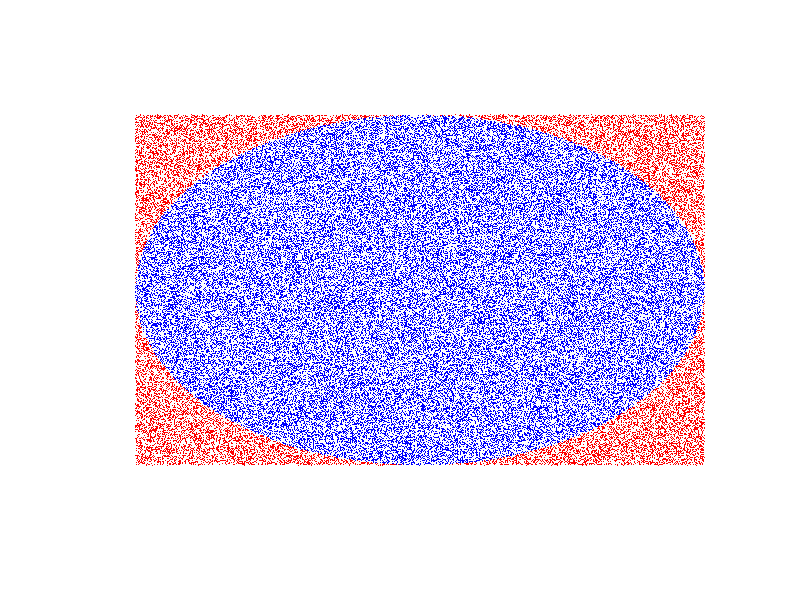
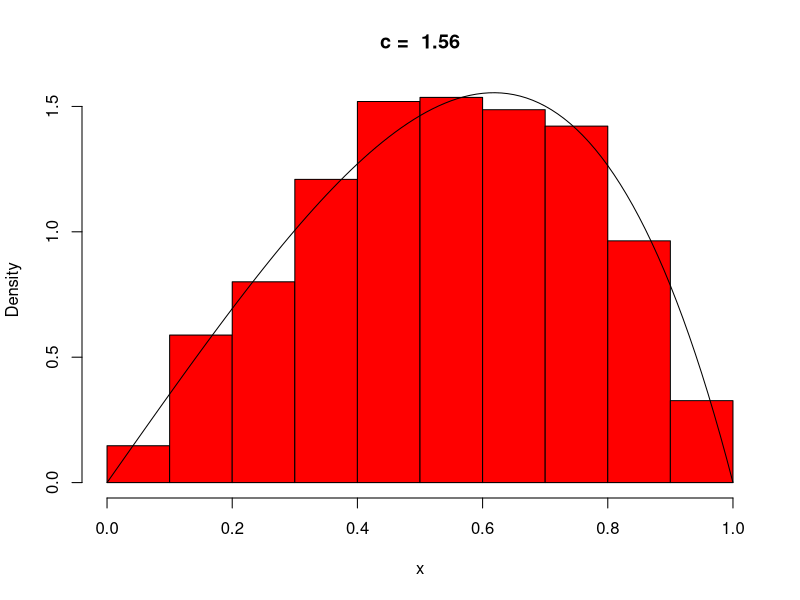
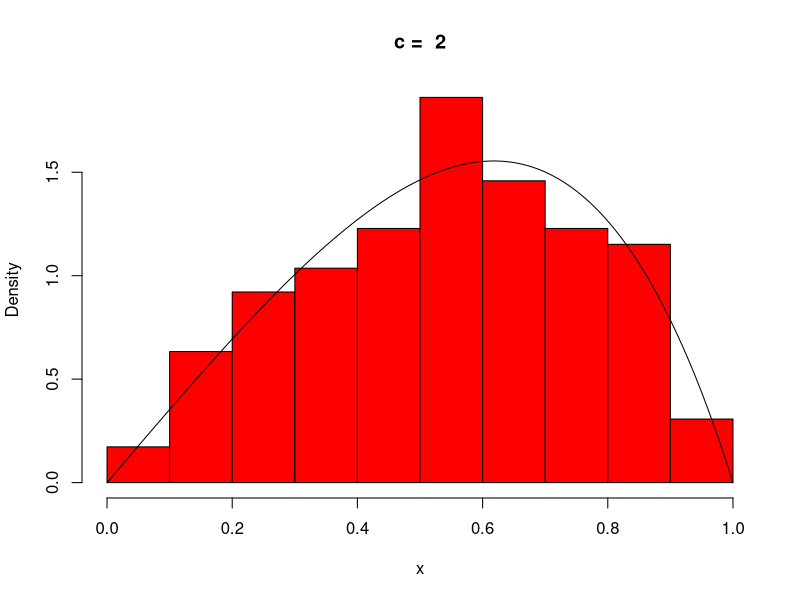
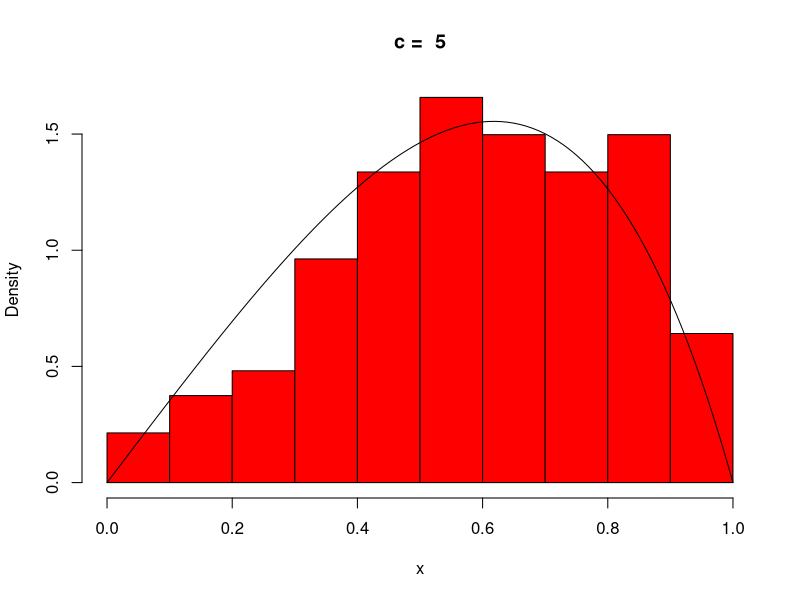
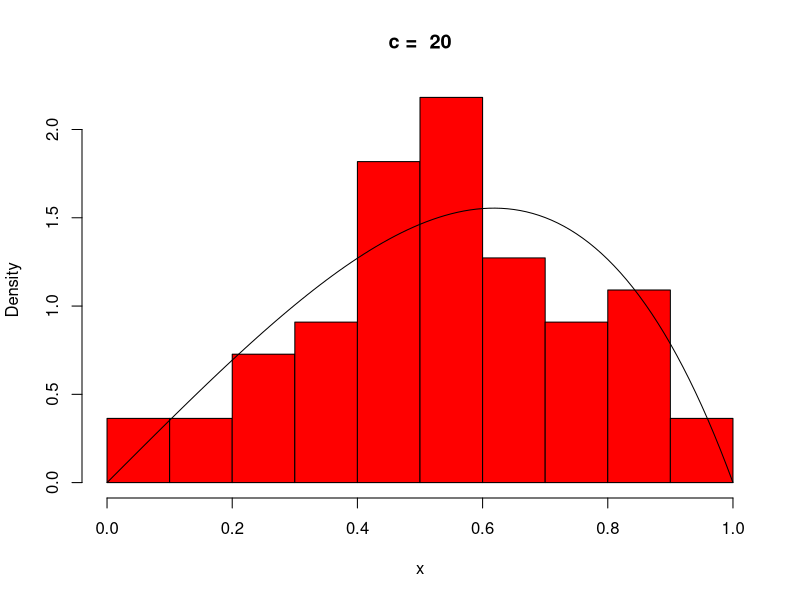
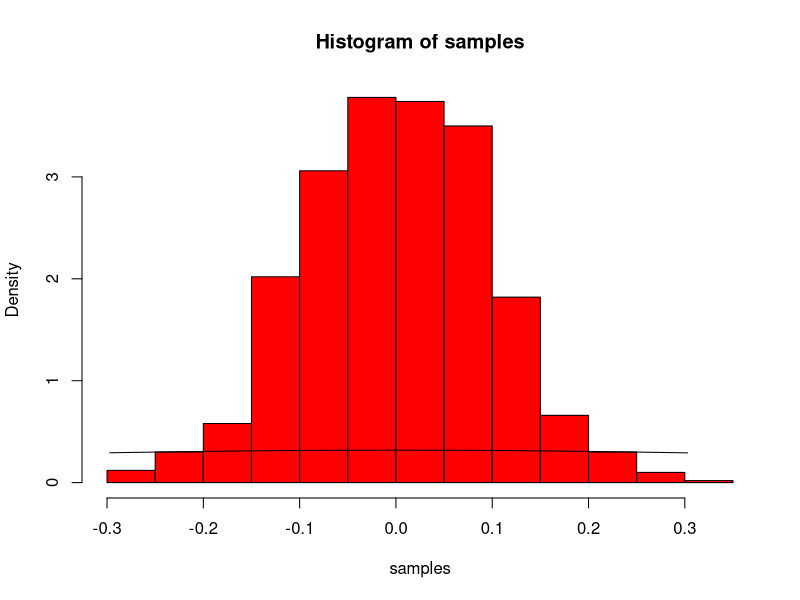
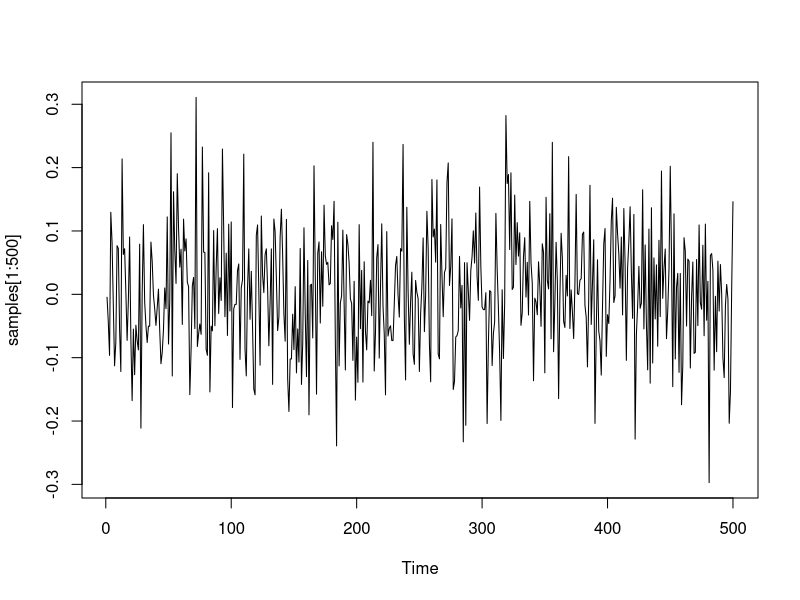
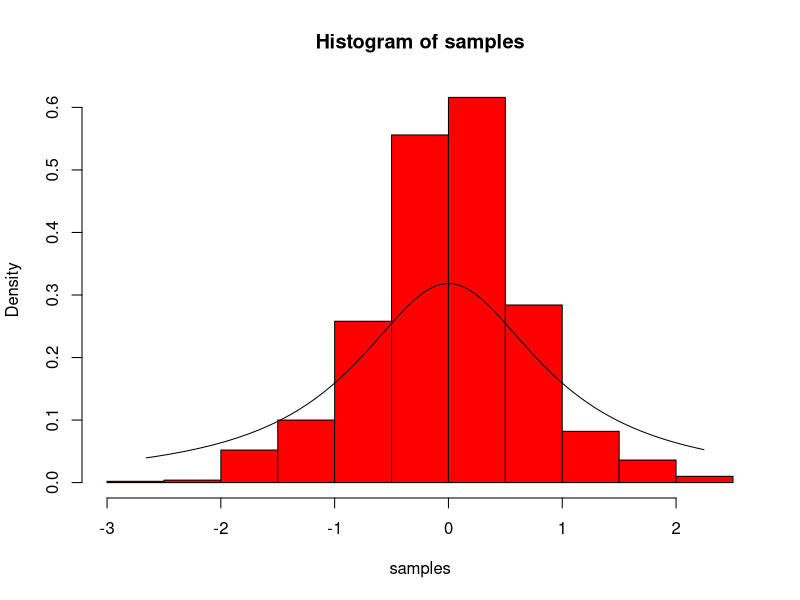

Here is the R script that generated these plots, in order:
## ---- chunk 1
knitr::opts_chunk$set(
  message = FALSE,
  warning = FALSE,
  error = FALSE, 
  echo = FALSE, 
  collapse = TRUE,
  comment = "#",
  #fig.height = 3,
  #fig.width = 3,
  fig.align = "center",
  cache = FALSE
)

## ---- chunk 2
set.seed(1986)
for(N in c(100, 1000, 10000, 100000)){
  R <- 1
  x <- runif(N, min= -R, max= R)
  y <- runif(N, min= -R, max= R)
  is.inside <- (x^2 + y^2) <= R^2
  pi.estimate <- 4 * sum(is.inside) / N
  print(pi.estimate)
  print(abs(pi.estimate - pi))
}

plot.new()
plot.window(xlim = 1.1 * R * c(-1, 1), ylim = 1.1 * R * c(-1, 1))
points(x[ is.inside], y[ is.inside], pch = '.', col = "blue")
points(x[!is.inside], y[!is.inside], pch = '.', col = "red")
## ---- chunk 3
f <- function(x) x*(1-x)*exp(x)/(3-exp(1))
x <- seq(0,1,0.01)
 # graph of the desired density function

rdist <- function(c) # choose c with f(x)<=c for all x
{ 
    x <- runif(1,0,1) # step 1
    u <- runif(1,0,1) # step 2
    ifelse(c*u <= f(x), return(x), -1)
}

#par(mfrow = c(2, 2))
for(c in c(1.56, 2, 5, 20)){
  samples <- replicate(1000, rdist(c))
  rejected.samples <- which(samples == -1)
  print(length(rejected.samples))
  
  
  hist(samples[-rejected.samples], freq = F, col = "red", main = paste("c = ", c), xlab = "x")
  #plot(x, f(x), type = "l")
  lines(x, f(x))  
}
## ---- chunk 4
set.seed(1986)
f <- function(x) (1/pi) * (1/(1 + x^2))


for(b in c(0.1, 1, 10)){
  
  x <- 0
  N <- 1000
  samples <- numeric(N)
  for(i in seq(N)){
    
    y <- rnorm(1, mean = 0, sd = b)
    r <- min(f(y)/f(x), 1)
    
    U <- runif(1)
    if(U < r){
      x <- y
    }
    samples[i] <- x
    
  }
  hist(samples, freq = F, col = "red")
  xgrid <- seq(min(samples), max(samples), by = 0.01)
  lines(xgrid, f(xgrid))
  plot.ts(samples[1:500])
}

